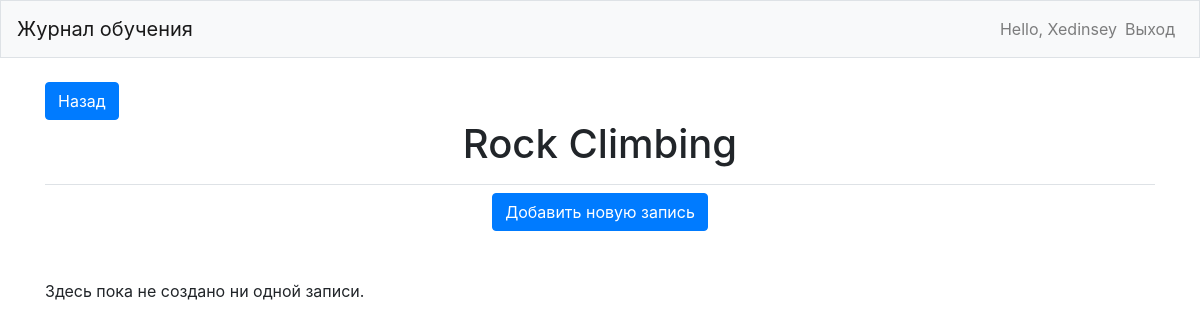
Before: /topics/24/ (signed in) with the older database file.
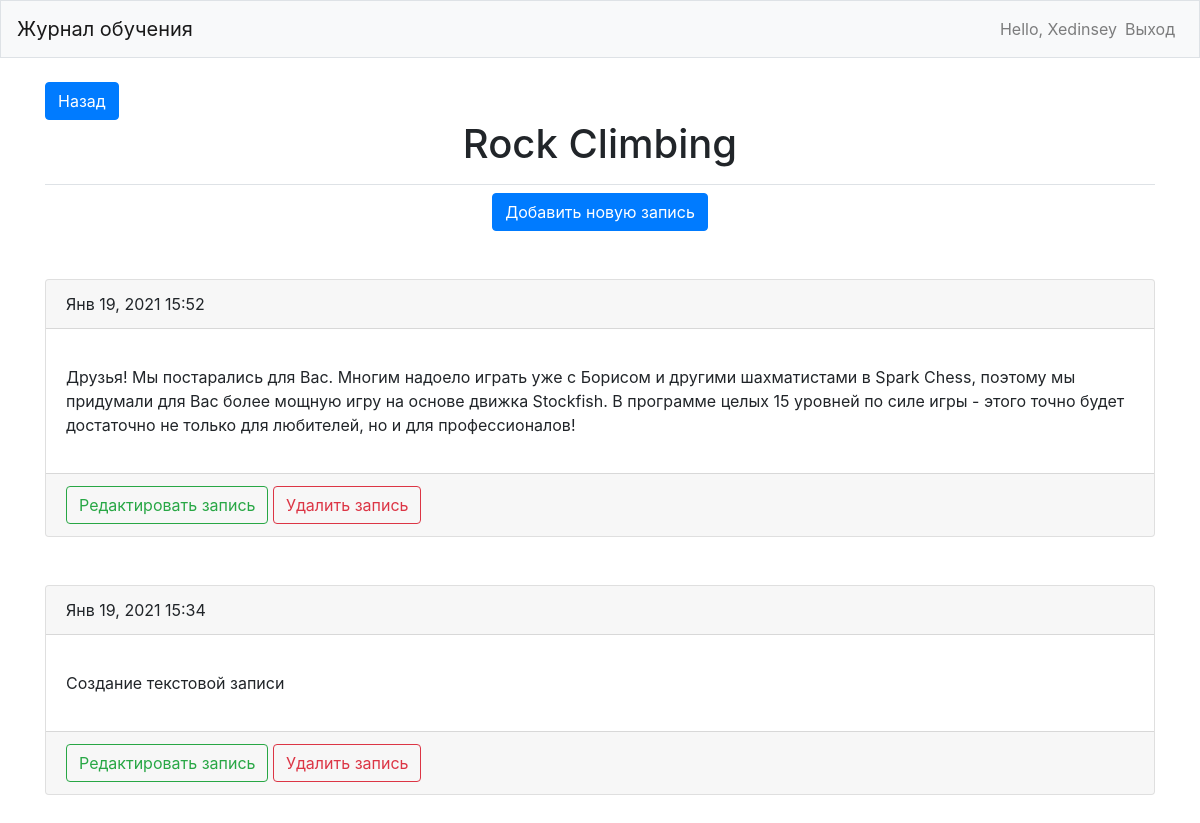
After: the same page with the newer database file.
### learning_logs/models.py (models this page shows, shortened)
class Topic(models.Model):
    text = models.CharField(max_length=200)
    date_added = models.DateTimeField(auto_now_add=True)
    owner = models.ForeignKey(User, on_delete=models.CASCADE)
    def __str__(self):
        return self.text

class Entry(models.Model):
    topic = models.ForeignKey(Topic, on_delete=models.CASCADE)
    text = models.TextField()
    date_added = models.DateTimeField(auto_now_add=True)
    class Meta:
        verbose_name = 'Запись'
        verbose_name_plural = 'Записи'

### learning_logs/views.py (the view)
# urls.py: path('topics/<int:topic_id>/', views.topic, name='topic'),
@login_required
def topic(request, topic_id):
    topic = Topic.objects.get(id=topic_id)
    check_topic_owner(topic, request)
    entries = topic.entry_set.order_by('-date_added')
    context = {'topic': topic, 'entries': entries}
    return render(request, 'learning_logs/topic.html', context)

### learning_logs/views.py (called while the page is built)
def check_topic_owner(topic, request):
    if topic.owner != request.user:
        raise Http404

### learning_logs/templates/learning_logs/topic.html
{% extends "learning_logs/base.html" %}
{% block page_header %}
  <a class="btn btn-primary" href="{% url 'learning_logs:topics' %}">Назад</a>
  <h1 class="text-center">{{ topic }}</h1>
{% endblock page_header %}
{% block content %}
<div class="row justify-content-center">
  <a href="{% url 'learning_logs:new_entry' topic.id %}" class="btn btn-primary">Добавить новую запись</a>
</div>
      <br><br>
      {% for entry in entries %}
      <div class="justify-content-center">
          <div class="card text">
            <div class="card-header">
              {{ entry.date_added|date:'M d, Y H:i' }}
            </div>
            <div class="card-body">
              <p class="card-text">{{ entry.text|linebreaks }}</p>
            </div>
              <div class="card-footer text-muted">
                <a href="{% url 'learning_logs:edit_entry' entry.id %}" class="btn btn-outline-success">Редактировать запись</a>
                <a href="{% url 'learning_logs:delete_entry' entry.id %}" class="btn btn-outline-danger">Удалить запись</a>
              </div>
          </div>
      </div>
      <br><br>
      {% empty %}
          <p>Здесь пока не создано ни одной записи.</p>
      {% endfor %}
{% endblock %}

### learning_logs/templates/learning_logs/base.html (shortened to what this page needs)
{% load bootstrap4 %}
<!DOCTYPE html>
<html lang="en" dir="ltr">
  <head>
  </head>
  <body>
    <header>
      <nav class="navbar navbar-expand-md navbar-light bg-light mb-4 border">
        <a class="navbar-brand" href="{% url 'learning_logs:index' %}">Журнал обучения</a>
        <div class="collapse navbar-collapse" id="navbarCollapse">
          <ul class="navbar-nav ml-auto">
            {% if user.is_authenticated %}
              <li class="nav-item">
                <span class="navbar-text">Hello, {{user.username}}</span>
              </li>
              <li class="nav-item">
                <a class="nav-link" href="{% url 'users:logout' %}">Выход</a>
              </li>
            {% endif %}
          </ul>
        </div>
      </nav>
    </header>
    <main role="main" class="container">
      <div class="pb-2 mb-2 border-bottom">
        {% block page_header %}{% endblock page_header %}
      </div>
      <div>
        {% block content %}{% endblock %}
      </div>
    </main>
  {% bootstrap_css %}
  </body>
</html>

Changed rows visible on the page:
added Entry: date_added "Янв 19, 2021 15:52", text "Друзья! Мы постарались для Вас. Многим надоело играть уже с Борисом и другими шахматистами в Spark Chess, поэтому мы придумали для Вас более мощную игру на основе движка Stockfish. В программе целых 15 уровней по силе игры - этого точно будет достаточно не только для любителей, но и для профессионалов!"
added Entry: date_added "Янв 19, 2021 15:34", text "Создание текстовой записи"
Other visible differences:
text no longer shown: "Здесь пока не создано ни одной записи."
